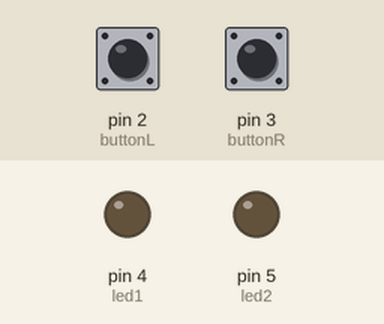
The sketch below on a simulated Arduino Uno, built with avr-gcc and run on an emulated ATmega328P. Shown: output pins drawn as LEDs (lit = HIGH). The inputs (shaded band) are chosen by the test bench; at power-on: pin 2 (buttonL) LOW, pin 3 (buttonR) LOW.

Above: at 1.2 s.
1.3 s: pin 2 (buttonL) pulled HIGH for 0.15 s
At 2.5 s:
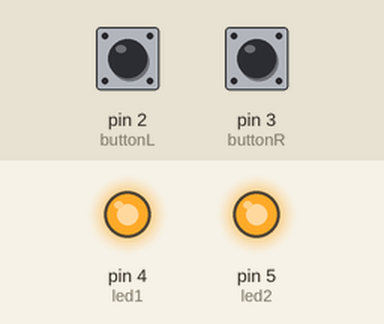
2.9 s: pin 3 (buttonR) pulled HIGH for 0.15 s
At 3.7 s:
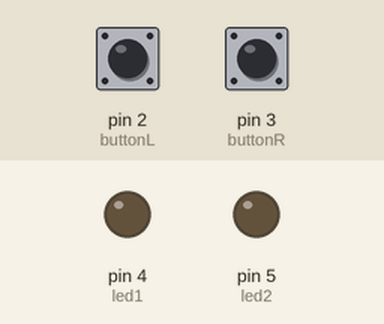
4.5 s: pin 2 (buttonL) pulled HIGH for 1 s
At 4.9 s:
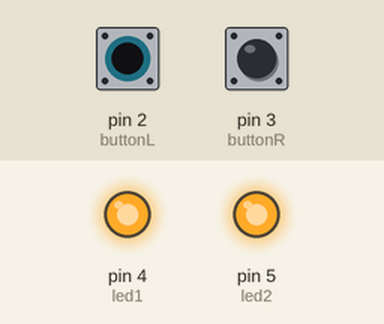
7.0 s: pin 2 (buttonL) driven HIGH and pin 3 (buttonR) driven HIGH
At 8.2 s:
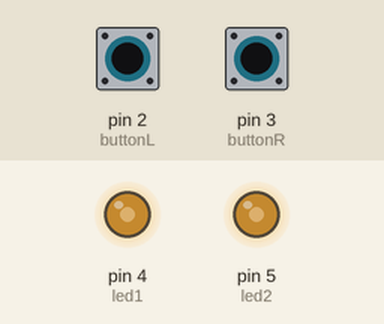
8.5 s: pin 3 (buttonR) driven LOW
At 8.9 s:
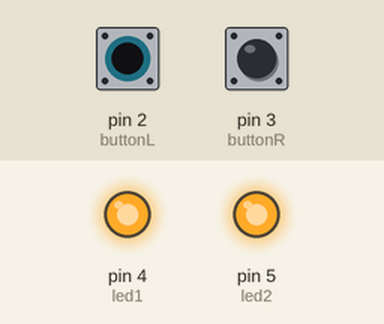
Timing chart, 0 to 11.0 s (numbered marks = the images above; inputs shaded):
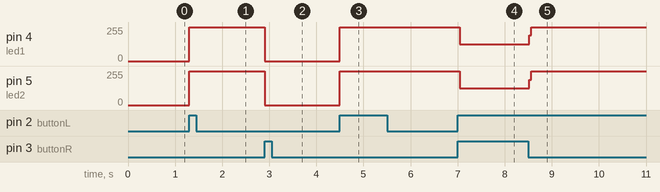

The sketch:

code.ino
```cpp
int buttonL=2;
int buttonR=3;
int led1=4;
int led2=5;
void setup() {
  //  setup code here to run once:
  pinMode(buttonR,INPUT);
  pinMode(led1,OUTPUT);
  pinMode(led2,OUTPUT);

}

void loop() {
  //  main code here to run repeatedly:
  if(digitalRead(buttonL)==HIGH)
  {
   Serial.println("buttonL");
   digitalWrite(led1,HIGH);
   digitalWrite(led2,HIGH);
  }

  if(digitalRead(buttonR)==HIGH)
  {
   Serial.println("buttonR");
   digitalWrite(led1,LOW);
   digitalWrite(led2,LOW);
  }
}
```

Measured:
- after the input at 1.3 s, pin 4 (led1), pin 5 (led2): 0/255 → 255/255 at once
- after the input at 2.9 s, pin 4 (led1), pin 5 (led2): 255/255 → 0/255 at once
- after the input at 4.5 s, pin 4 (led1), pin 5 (led2): 0/255 → 255/255 at once
- after the input at 7.0 s, pin 4 (led1): 255/255 → 127/255 at once; pin 5 (led2): 255/255 → 125/255 at once
- after the input at 8.5 s, pin 4 (led1): 127/255 → 255/255 at once; pin 5 (led2): 125/255 → 255/255 at once
